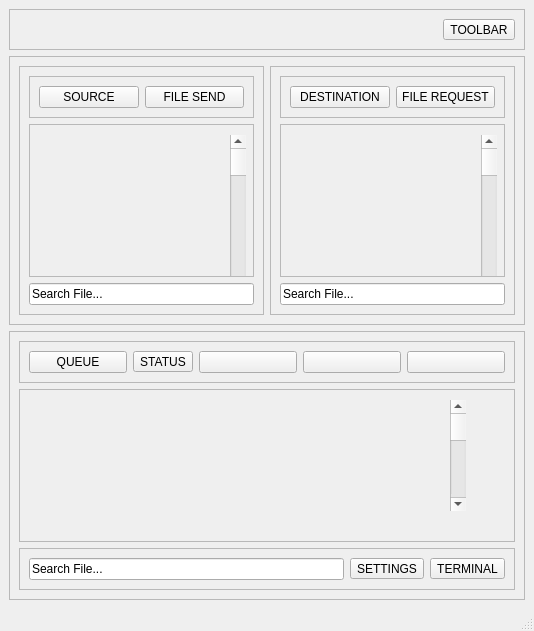
<?xml version="1.0" encoding="UTF-8"?>
<ui version="4.0">
 <class>winMain</class>
 <widget class="QMainWindow" name="winMain">
  <property name="geometry">
   <rect>
    <x>0</x>
    <y>0</y>
    <width>534</width>
    <height>631</height>
   </rect>
  </property>
  <property name="minimumSize">
   <size>
    <width>488</width>
    <height>555</height>
   </size>
  </property>
  <property name="windowTitle">
   <string>MainWindow</string>
  </property>
  <widget class="QWidget" name="centralwidget">
   <layout class="QVBoxLayout" name="verticalLayout_8">
    <item>
     <widget class="QFrame" name="frame">
      <property name="frameShape">
       <enum>QFrame::Shape::StyledPanel</enum>
      </property>
      <property name="frameShadow">
       <enum>QFrame::Shadow::Raised</enum>
      </property>
      <layout class="QHBoxLayout" name="horizontalLayout_8">
       <item>
        <spacer name="horizontalSpacer">
         <property name="orientation">
          <enum>Qt::Orientation::Horizontal</enum>
         </property>
         <property name="sizeHint" stdset="0">
          <size>
           <width>40</width>
           <height>20</height>
          </size>
         </property>
        </spacer>
       </item>
       <item>
        <widget class="QToolButton" name="toolBtnToolbar">
         <property name="focusPolicy">
          <enum>Qt::FocusPolicy::NoFocus</enum>
         </property>
         <property name="contextMenuPolicy">
          <enum>Qt::ContextMenuPolicy::NoContextMenu</enum>
         </property>
         <property name="acceptDrops">
          <bool>false</bool>
         </property>
         <property name="text">
          <string>TOOLBAR</string>
         </property>
         <property name="popupMode">
          <enum>QToolButton::ToolButtonPopupMode::DelayedPopup</enum>
         </property>
         <property name="arrowType">
          <enum>Qt::ArrowType::NoArrow</enum>
         </property>
        </widget>
       </item>
      </layout>
     </widget>
    </item>
    <item>
     <widget class="QFrame" name="frame_9">
      <property name="frameShape">
       <enum>QFrame::Shape::StyledPanel</enum>
      </property>
      <property name="frameShadow">
       <enum>QFrame::Shadow::Raised</enum>
      </property>
      <layout class="QHBoxLayout" name="horizontalLayout_13">
       <item>
        <widget class="QFrame" name="frame_2">
         <property name="frameShape">
          <enum>QFrame::Shape::StyledPanel</enum>
         </property>
         <property name="frameShadow">
          <enum>QFrame::Shadow::Raised</enum>
         </property>
         <layout class="QVBoxLayout" name="verticalLayout_5">
          <item>
           <widget class="QFrame" name="frame_3">
            <property name="frameShape">
             <enum>QFrame::Shape::StyledPanel</enum>
            </property>
            <property name="frameShadow">
             <enum>QFrame::Shadow::Raised</enum>
            </property>
            <layout class="QHBoxLayout" name="horizontalLayout_9">
             <item>
              <widget class="QPushButton" name="btnSource">
               <property name="text">
                <string>SOURCE</string>
               </property>
              </widget>
             </item>
             <item>
              <widget class="QPushButton" name="btnFileSend">
               <property name="text">
                <string>FILE SEND</string>
               </property>
              </widget>
             </item>
            </layout>
           </widget>
          </item>
          <item>
           <widget class="QScrollArea" name="scrollSourceDirectory">
            <property name="widgetResizable">
             <bool>true</bool>
            </property>
            <widget class="QWidget" name="scrollSourceDirectoryContents">
             <property name="geometry">
              <rect>
               <x>0</x>
               <y>0</y>
               <width>223</width>
               <height>133</height>
              </rect>
             </property>
             <widget class="QScrollBar" name="scrollBarSourceDirectory">
              <property name="geometry">
               <rect>
                <x>200</x>
                <y>10</y>
                <width>16</width>
                <height>181</height>
               </rect>
              </property>
             </widget>
            </widget>
           </widget>
          </item>
          <item>
           <widget class="QLineEdit" name="txtSourceFileFilter">
            <property name="text">
             <string>Search File...</string>
            </property>
           </widget>
          </item>
         </layout>
        </widget>
       </item>
       <item>
        <widget class="QFrame" name="frame_4">
         <property name="frameShape">
          <enum>QFrame::Shape::StyledPanel</enum>
         </property>
         <property name="frameShadow">
          <enum>QFrame::Shadow::Raised</enum>
         </property>
         <layout class="QVBoxLayout" name="verticalLayout_6">
          <item>
           <widget class="QFrame" name="frame_5">
            <property name="frameShape">
             <enum>QFrame::Shape::StyledPanel</enum>
            </property>
            <property name="frameShadow">
             <enum>QFrame::Shadow::Raised</enum>
            </property>
            <layout class="QHBoxLayout" name="horizontalLayout_10">
             <item>
              <widget class="QPushButton" name="btnDestination">
               <property name="text">
                <string>DESTINATION</string>
               </property>
              </widget>
             </item>
             <item>
              <widget class="QPushButton" name="btnFileRequest">
               <property name="text">
                <string>FILE REQUEST</string>
               </property>
              </widget>
             </item>
            </layout>
           </widget>
          </item>
          <item>
           <widget class="QScrollArea" name="scrollDestinationDirectory">
            <property name="widgetResizable">
             <bool>true</bool>
            </property>
            <widget class="QWidget" name="scrollDestinationDirectoryContents">
             <property name="geometry">
              <rect>
               <x>0</x>
               <y>0</y>
               <width>223</width>
               <height>133</height>
              </rect>
             </property>
             <widget class="QScrollBar" name="scrollBarDestinationDirectory">
              <property name="geometry">
               <rect>
                <x>200</x>
                <y>10</y>
                <width>16</width>
                <height>181</height>
               </rect>
              </property>
             </widget>
            </widget>
           </widget>
          </item>
          <item>
           <widget class="QLineEdit" name="txtDestinationFileFilter">
            <property name="text">
             <string>Search File...</string>
            </property>
           </widget>
          </item>
         </layout>
        </widget>
       </item>
      </layout>
     </widget>
    </item>
    <item>
     <widget class="QFrame" name="frame_6">
      <property name="frameShape">
       <enum>QFrame::Shape::StyledPanel</enum>
      </property>
      <property name="frameShadow">
       <enum>QFrame::Shadow::Raised</enum>
      </property>
      <layout class="QVBoxLayout" name="verticalLayout_7">
       <item>
        <widget class="QFrame" name="frame_7">
         <property name="frameShape">
          <enum>QFrame::Shape::StyledPanel</enum>
         </property>
         <property name="frameShadow">
          <enum>QFrame::Shadow::Raised</enum>
         </property>
         <layout class="QHBoxLayout" name="horizontalLayout_11">
          <item>
           <widget class="QPushButton" name="btnQueue">
            <property name="text">
             <string>QUEUE</string>
            </property>
           </widget>
          </item>
          <item>
           <widget class="QToolButton" name="toolBtnTransferStatus">
            <property name="text">
             <string>STATUS</string>
            </property>
           </widget>
          </item>
          <item>
           <widget class="QPushButton" name="btnSuspendTransfer">
            <property name="text">
             <string/>
            </property>
            <property name="icon">
             <iconset theme="QIcon::ThemeIcon::MediaPlaybackPause"/>
            </property>
           </widget>
          </item>
          <item>
           <widget class="QPushButton" name="btnCancelTransfer">
            <property name="text">
             <string/>
            </property>
            <property name="icon">
             <iconset theme="QIcon::ThemeIcon::MediaPlaybackStop"/>
            </property>
           </widget>
          </item>
          <item>
           <widget class="QPushButton" name="btnResumeTransfer">
            <property name="text">
             <string/>
            </property>
            <property name="icon">
             <iconset theme="QIcon::ThemeIcon::MediaPlaybackStart"/>
            </property>
           </widget>
          </item>
         </layout>
        </widget>
       </item>
       <item>
        <widget class="QScrollArea" name="scrollTransferQueue">
         <property name="widgetResizable">
          <bool>true</bool>
         </property>
         <widget class="QWidget" name="scrollTransferQueueContents">
          <property name="geometry">
           <rect>
            <x>0</x>
            <y>0</y>
            <width>494</width>
            <height>132</height>
           </rect>
          </property>
          <widget class="QScrollBar" name="scrollBarTransferQueue">
           <property name="geometry">
            <rect>
             <x>430</x>
             <y>10</y>
             <width>16</width>
             <height>111</height>
            </rect>
           </property>
          </widget>
         </widget>
        </widget>
       </item>
       <item>
        <widget class="QFrame" name="frame_8">
         <property name="frameShape">
          <enum>QFrame::Shape::StyledPanel</enum>
         </property>
         <property name="frameShadow">
          <enum>QFrame::Shadow::Raised</enum>
         </property>
         <layout class="QHBoxLayout" name="horizontalLayout_12">
          <item>
           <widget class="QLineEdit" name="txtQueueFilter">
            <property name="text">
             <string>Search File...</string>
            </property>
           </widget>
          </item>
          <item>
           <widget class="QToolButton" name="toolBtnSettings">
            <property name="text">
             <string>SETTINGS</string>
            </property>
            <property name="popupMode">
             <enum>QToolButton::ToolButtonPopupMode::DelayedPopup</enum>
            </property>
           </widget>
          </item>
          <item>
           <widget class="QToolButton" name="toolBtnTerminal">
            <property name="text">
             <string>TERMINAL</string>
            </property>
           </widget>
          </item>
         </layout>
        </widget>
       </item>
      </layout>
     </widget>
    </item>
   </layout>
  </widget>
  <widget class="QMenuBar" name="menubar">
   <property name="geometry">
    <rect>
     <x>0</x>
     <y>0</y>
     <width>534</width>
     <height>22</height>
    </rect>
   </property>
  </widget>
  <widget class="QStatusBar" name="statusbar"/>
 </widget>
 <resources/>
 <connections/>
</ui>
